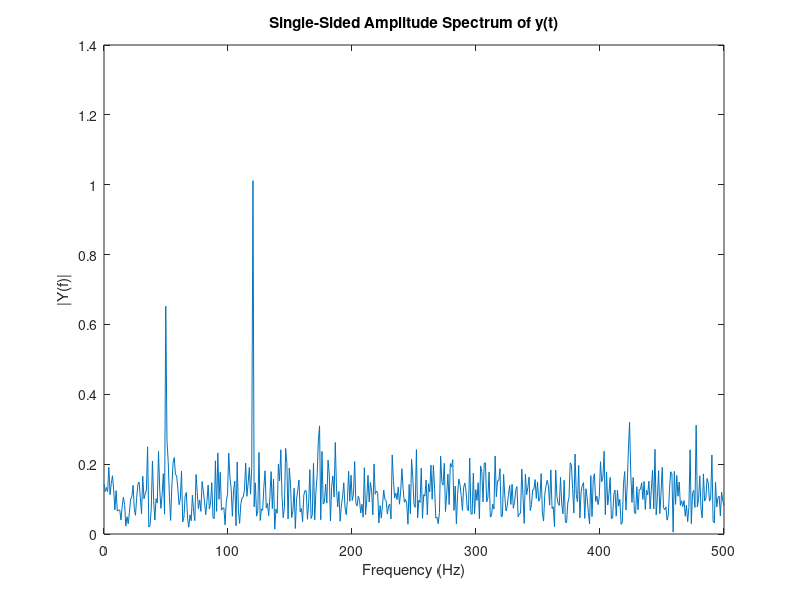

This figure's MATLAB source:
Fs = 1000;                    % Sampling frequency
T = 1/Fs;                     % Sample time
L = 1000;                     % Length of signal
t = (0:L-1)*T;                % Time vector
% Sum of a 50 Hz sinusoid and a 120 Hz sinusoid
x = 0.7*sin(2*pi*50*t) + sin(2*pi*120*t); 
y = x + 2*randn(size(t));     % Sinusoids plus noise
plot(Fs*t(1:50),y(1:50))
title('Signal Corrupted with Zero-Mean Random Noise')
xlabel('time (milliseconds)')

NFFT = 2^nextpow2(L); % Next power of 2 from length of y
Y = fft(y,NFFT)/L;
f = Fs/2*linspace(0,1,NFFT/2+1);

% Plot single-sided amplitude spectrum.
plot(f,2*abs(Y(1:NFFT/2+1))) 
title('Single-Sided Amplitude Spectrum of y(t)')
xlabel('Frequency (Hz)')
ylabel('|Y(f)|')